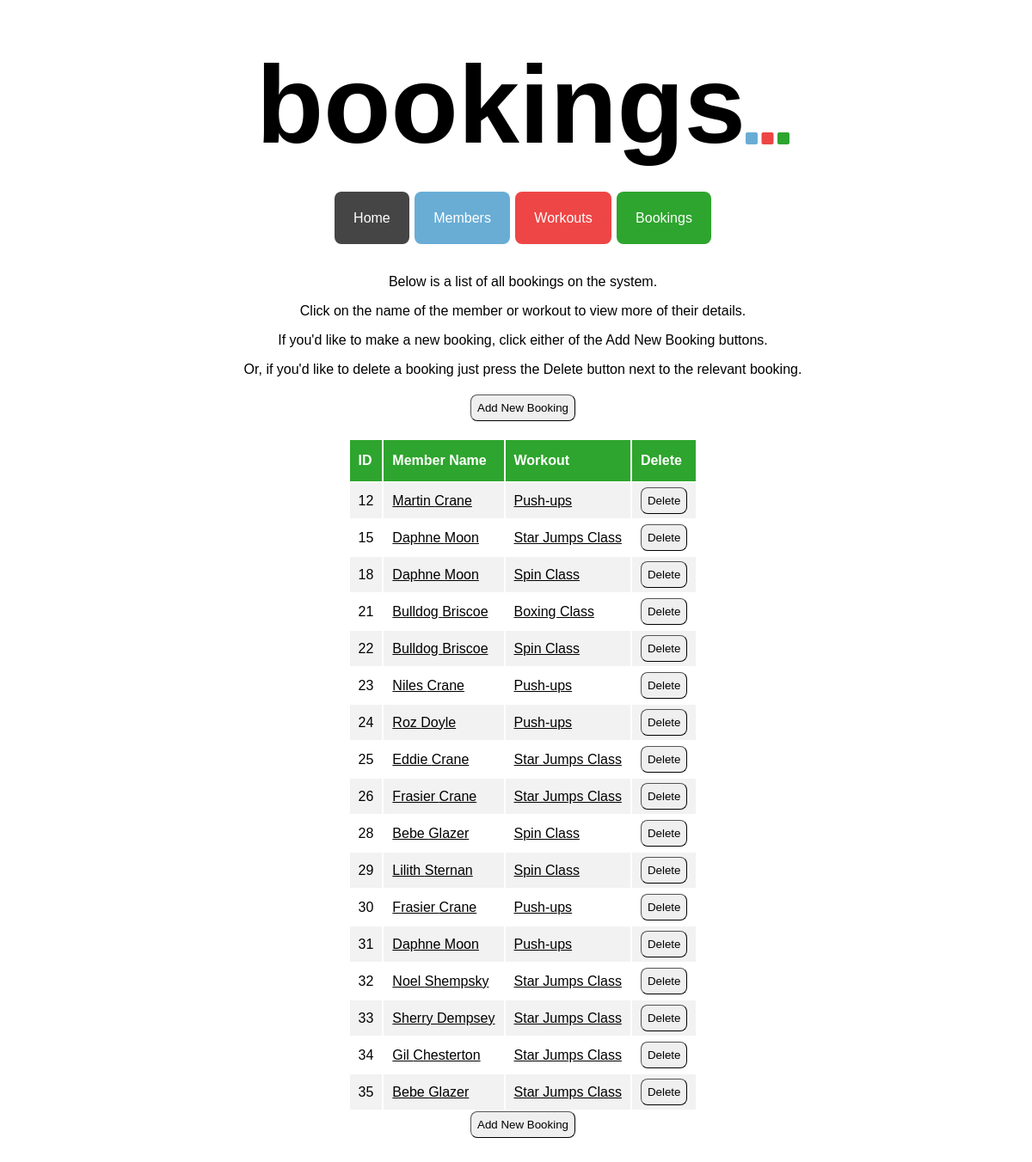
Screenshot of /bookings with the database file from the repository.
### tables this page shows
CREATE TABLE members (
    id INTEGER PRIMARY KEY AUTOINCREMENT,
    first_name VARCHAR,
    last_name VARCHAR,
    dob DATE,
    active BOOLEAN
);

CREATE TABLE workouts (
    id INTEGER PRIMARY KEY AUTOINCREMENT,
    name VARCHAR,
    date DATE,
    description TEXT,
    duration INTEGER,
    capacity INTEGER,
    capacity_filled INTEGER,
    active BOOLEAN
);

### controllers/booking_controller.py (the view)
@bookings_blueprint.route("/bookings")
def bookings():
    route_name = "bookings"
    bookings = booking_repository.select_all()
    return render_template("bookings/index.html", route_name=route_name, bookings=bookings)

### db/run_sql.py (called while the page is built)
def get_db():
    path = os.path.dirname(os.path.abspath(__file__))
    db = os.path.join(path, "gym_db.db")
    conn = sqlite3.connect(db)
    conn.execute("PRAGMA foreign_keys = 1")
    conn.row_factory = sqlite3.Row
    return conn

def run_sql(sql, values = []):
    db = get_db()
    cursor = db.cursor()
    cursor.execute(sql, values)
    results = cursor.fetchall()
    db.commit()
    db.close()
    return results

### repositories/booking_repository.py (called while the page is built)
def select_all():
    bookings = []
    sql = "SELECT * FROM bookings"
    results = run_sql(sql)
    for row in results:
        member = member_repository.select(row['member_id'])
        workout = workout_repository.select(row['workout_id'])
        booking = Booking(member, workout, row['id'])
        bookings.append(booking)
    return bookings

### repositories/member_repository.py (called while the page is built)
def select(id):
    member = None
    sql = "SELECT * FROM members WHERE id = ?"
    values = [id]
    result = run_sql(sql, values)[0]
    if result is not None:
        active = True if result['active'] == 1 else False
        member = Member(result['first_name'], result['last_name'], result['dob'], active, result['id'])
    return member

### repositories/workout_repository.py (called while the page is built)
def select(id):
    workout = None
    sql = "SELECT * FROM workouts where id = ?"
    values = [id]
    result = run_sql(sql, values)[0]
    if result is not None:
        active = True if result['active'] == 1 else False
        workout = Workout(result['name'], result['date'], result['description'], result['duration'], result['capacity'], result['capacity_filled'], active, result['id'])
    return workout

### templates/bookings/index.html
{% extends 'base.html'%}
{% block content %}
<div class="index_page_container">
    <p>Below is a list of all bookings on the system.</p>
    <p>Click on the name of the member or workout to view more of their details.</p>
    <p>If you'd like to make a new booking, click either of the Add New Booking buttons.</p>
    <p>Or, if you'd like to delete a booking just press the Delete button next to the relevant booking.</p>
    <button class="index_page_button" id="index_page_top_button">
        <a class="index_page_link" href="/bookings/create">Add New Booking</a>
    </button>
    <table class="index_table">
        <tr class="index_table_headers" id="index_table_headers_bookings">
            <th>ID</th>
            <th>Member Name</th>
            <th>Workout</th>
            <th>Delete</th>
        </tr>
        {% for booking in bookings %}
        <tr class="index_table_content">
        <td>{{booking.id}}</td>
        <td><a class="index_page_link" id="index_page_link_bookings" href="/members/{{booking.member.id}}">{{booking.member.first_name}} {{booking.member.last_name}}</a></td>
        <td><a class="index_page_link" id="index_page_link_bookings" href="/workouts/{{booking.workout.id}}">{{booking.workout.name}}</a></td>
        <td>
            <form action="/bookings/{{booking.id}}/delete" method="POST">
                <button class="index_page_button">Delete</button>
            </form>
        </td>
        {% endfor %}
    </table>
    <button class="index_page_button" id="index_page_button_bottom">
        <a class="index_page_link" href="/bookings/create">Add New Booking</a>
    </button>
</div>
{% endblock %}

### static/style.css (style rules this page uses)
body { font-family: Verdana, Geneva, Tahoma, sans-serif; height: 100%; width: 100%; }

### static/index_pages.css (style rules this page uses)
.index_page_container { display: flex; flex-direction: column; align-items: center; justify-content: center; margin: 40px auto; }
.index_page_container > p { margin-bottom: 0px; }
.index_table { width: auto; text-align: left; }
.index_table_headers { background-color: #69add5; color: white; }
#index_table_headers_bookings { background-color: #2ea52e; }
.index_table_headers > th { padding: 15px 10px; }
.index_table_content > td { padding: 5px 10px; }
.index_table_content:nth-child(even) { background-color: #f2f2f2; }
.index_page_button { padding: 7px; border-radius: 8px; border-width: 1px; }
.index_page_link { color: #000000; text-decoration: none; }
#index_page_link_bookings { text-decoration: underline; }
#index_page_top_button { margin-top: 20px; margin-bottom: 20px; }

### rows the page displays
members: member.first_name "Martin", member.last_name "Crane"
workouts: workout.name "Push-ups" "Push-ups" "Push-ups" "Push-ups" "Push-ups"
members: member.first_name "Daphne" "Daphne" "Daphne", member.last_name "Moon" "Moon" "Moon"
workouts: workout.name "Star Jumps Class" "Star Jumps Class" "Star Jumps Class" "Star Jumps Class" "Star Jumps Class" "Star Jumps Class" "Star Jumps Class"
workouts: workout.name "Spin Class" "Spin Class" "Spin Class" "Spin Class"
members: member.first_name "Bulldog" "Bulldog", member.last_name "Briscoe" "Briscoe"
workouts: workout.name "Boxing Class"
members: member.first_name "Niles", member.last_name "Crane"
members: member.first_name "Roz", member.last_name "Doyle"
members: member.first_name "Eddie", member.last_name "Crane"
members: member.first_name "Frasier" "Frasier", member.last_name "Crane" "Crane"
members: member.first_name "Bebe" "Bebe", member.last_name "Glazer" "Glazer"
members: member.first_name "Lilith", member.last_name "Sternan"
members: member.first_name "Noel", member.last_name "Shempsky"
members: member.first_name "Sherry", member.last_name "Dempsey"
members: member.first_name "Gil", member.last_name "Chesterton"

### other values shown
{{ route_name }} "bookings"
{{ booking.id }} "12" "15" "18" "21" "22" "23" "24" "25" "26" "28" "29" "30" "31" "32" "33" "34" "35"
